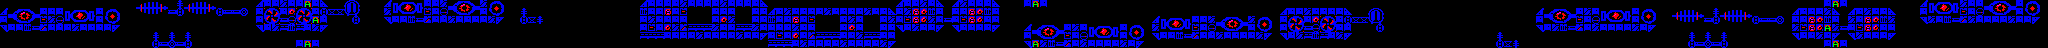

Rendered tile map (Tiled .tmx) drawn with the repository's tilesets; below, a short description and the full map source, tile grids included:
An orthogonal 256x6 tile map with 8x8 px tiles, 1 tile layer (Reactor Gates), 3 tilesets.

<map version="1.10" tiledversion="1.10.0" orientation="orthogonal" renderorder="right-down" width="256" height="6" tilewidth="8" tileheight="8" infinite="0" nextlayerid="2" nextobjectid="1">
 <tileset firstgid="1" source="tileSet.tsx" />
 <tileset firstgid="129" source="destructible.tsx" />
 <tileset firstgid="136" source="reactor.tsx" />
 <layer id="1" name="Reactor Gates" width="256" height="6">
  <data encoding="csv">
1,1,1,1,1,1,1,1,1,1,1,1,1,1,1,1,1,97,98,99,100,1,101,97,98,99,100,1,1,1,1,1,49,2,2,194,2,2,129,2,50,1,1,40,41,1,1,1,49,188,189,190,191,2,2,194,184,185,186,187,194,192,193,1,1,1,1,1,1,1,1,1,1,1,1,1,1,1,1,1,49,2,2,2,2,194,2,2,2,2,194,2,2,2,2,50,1,1,1,1,1,1,1,1,1,1,1,1,1,1,1,1,49,2,2,194,2,50,1,49,194,2,2,2,50,1,1,1,2,129,2,1,1,1,1,1,1,1,1,1,1,1,1,1,1,1,1,1,1,1,1,1,1,1,1,1,1,1,1,1,1,1,1,1,1,1,1,1,1,1,1,1,1,1,1,1,1,1,1,1,1,1,1,1,1,1,1,1,1,1,1,1,1,1,1,1,1,1,1,1,1,1,1,1,1,1,1,1,1,1,1,1,1,1,1,1,1,1,1,1,1,1,1,1,1,1,1,1,2,129,2,1,1,1,1,1,1,1,1,1,49,188,189,190,191,194,2,2,184,185,186,187,2,192,193,1,
49,184,185,186,187,2,2,2,188,189,190,191,2,192,193,1,1,113,114,115,116,21,20,113,114,115,116,20,21,21,103,1,2,13,14,2,130,13,14,2,20,17,17,56,57,1,1,1,194,200,201,202,203,195,2,208,196,197,198,199,2,204,205,1,1,101,1,1,1,1,1,1,1,1,1,1,1,1,1,1,206,2,2,131,2,195,1,1,1,2,2,2,1,1,2,2,49,2,194,2,2,2,2,194,2,2,2,2,194,2,2,50,2,194,131,130,206,2,1,2,2,131,130,206,2,1,1,1,1,1,1,1,1,1,1,1,1,1,1,1,1,1,1,1,1,1,1,1,1,1,1,1,1,1,1,1,1,1,1,1,49,2,2,194,2,2,2,2,50,1,1,40,41,1,1,1,1,1,1,1,1,1,1,1,1,1,1,1,1,1,1,1,49,184,185,186,187,2,194,2,188,189,190,191,2,192,193,1,1,97,98,99,100,1,101,97,98,99,100,1,1,1,1,1,49,2,2,2,194,50,1,49,2,194,2,2,50,1,1,1,2,200,201,202,203,195,2,208,196,197,198,199,2,204,205,1,
2,196,197,198,199,195,194,208,200,201,202,203,2,204,205,1,1,1,1,1,1,1,1,1,1,1,1,1,1,1,1,1,2,29,30,21,208,29,30,129,2,1,1,1,20,1,1,1,51,2,2,206,21,207,2,2,194,2,2,2,2,194,52,1,1,20,17,101,1,1,1,1,1,1,1,1,1,1,1,1,2,194,2,2,2,2,1,1,1,2,130,194,1,1,2,2,206,2,2,131,2,195,1,1,1,2,194,2,1,1,2,194,2,195,131,132,194,2,21,2,195,131,132,2,2,1,1,1,1,1,1,1,1,1,1,1,1,1,1,1,1,1,1,1,49,188,189,190,191,2,2,194,184,185,186,187,194,192,193,1,2,13,14,2,130,13,14,2,20,17,17,56,57,1,1,1,1,1,1,1,1,1,1,1,1,1,1,1,1,1,1,1,2,196,197,198,199,195,2,208,200,201,202,203,2,204,205,1,1,113,114,115,116,21,20,113,114,115,116,20,21,21,103,1,2,2,131,130,206,2,1,194,2,131,130,206,194,1,1,1,51,194,2,206,21,207,194,2,2,2,2,194,2,2,52,1,
51,2,2,206,21,207,2,2,2,194,2,2,2,2,52,1,1,1,1,1,1,1,1,1,1,1,1,1,1,1,1,1,51,2,194,104,206,104,2,194,52,1,1,1,1,1,1,1,1,1,1,1,1,1,1,1,1,1,1,1,1,1,1,1,1,1,1,1,1,1,1,1,1,1,1,1,1,1,1,1,2,195,2,132,194,207,104,104,104,194,2,2,104,104,194,2,2,2,2,194,2,2,1,1,1,2,130,2,1,1,2,2,51,2,194,2,2,52,1,51,2,2,2,2,52,1,1,1,49,184,185,186,187,2,194,2,188,189,190,191,2,192,193,1,194,200,201,202,203,195,2,208,196,197,198,199,2,204,205,1,2,29,30,21,208,29,30,2,2,1,1,1,20,1,1,1,1,1,1,1,1,1,1,1,1,1,1,1,1,1,1,1,51,2,194,206,21,207,2,194,2,2,2,2,194,2,52,1,1,1,1,1,1,1,1,1,1,1,1,1,1,1,1,1,194,195,131,132,129,194,21,2,195,131,132,2,2,1,1,1,1,1,1,1,1,1,1,1,1,1,1,1,1,1,1,1,
1,1,1,1,1,1,1,1,1,1,1,1,1,1,1,1,1,1,1,101,1,101,1,101,1,1,1,1,1,1,1,1,1,1,1,1,1,1,1,1,1,1,1,1,1,1,1,1,1,1,1,1,1,1,1,1,1,1,1,1,1,1,1,1,1,1,1,1,1,1,1,1,1,1,1,1,1,1,1,1,104,104,104,2,2,2,2,194,2,2,2,2,194,2,2,52,2,195,2,132,2,207,104,104,104,2,2,194,104,104,2,2,1,1,1,1,1,1,1,1,1,1,1,1,1,1,1,1,2,196,197,198,199,195,2,208,200,201,202,203,2,204,205,1,51,2,2,206,21,207,2,2,194,2,2,2,2,194,52,1,51,2,194,104,206,104,2,194,52,1,1,1,1,1,1,1,1,1,1,1,1,1,1,1,1,1,1,101,1,1,1,1,1,1,1,1,1,1,1,1,1,1,1,1,1,1,1,1,1,1,1,101,1,101,1,101,1,1,1,1,1,1,1,1,51,2,2,194,2,52,1,51,194,2,2,2,52,1,1,1,1,1,1,1,1,1,1,1,1,1,1,1,1,1,1,1,
1,1,1,1,1,1,1,1,1,1,1,1,1,1,1,1,1,1,1,20,21,103,21,20,1,1,1,1,1,1,1,1,1,1,1,1,1,2,129,2,1,1,1,1,1,1,1,1,1,1,1,1,1,1,1,1,1,1,1,1,1,1,1,1,1,1,1,1,1,1,1,1,1,1,1,1,1,1,1,1,1,1,1,1,1,1,1,1,1,1,1,1,1,1,1,1,104,104,104,2,194,2,2,2,2,194,2,2,2,2,194,52,1,1,1,1,1,1,1,1,1,1,1,1,1,1,1,1,51,129,194,206,21,207,2,194,2,2,2,2,194,2,52,1,1,1,1,1,1,1,1,1,1,1,1,1,1,1,1,1,1,1,1,1,1,1,1,1,1,1,1,1,1,1,1,1,1,1,1,1,1,1,1,1,1,1,1,20,17,101,1,1,1,1,1,1,1,1,1,1,1,1,1,1,1,1,1,1,1,1,1,20,21,103,21,20,1,1,1,1,1,1,1,1,1,1,1,1,2,129,2,1,1,1,1,1,1,1,1,1,1,1,1,1,1,1,1,1,1,1,1,1,1,1,1,1
</data>
 </layer>
</map>
